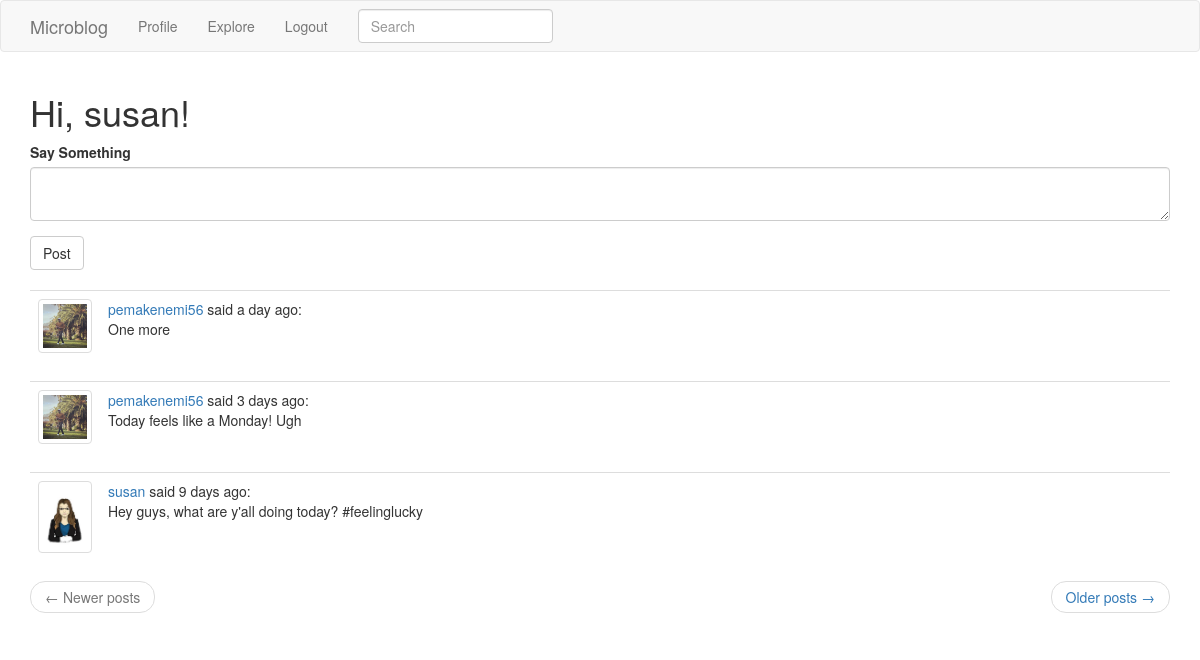
The app's page /index (signed in) with its own data.
### app/models.py (models this page shows, shortened)
class User(UserMixin, db.Model):
    id = db.Column(db.Integer, primary_key=True)
    username = db.Column(db.String(64), index=True, unique=True)
    email = db.Column(db.String(61204), index=True, unique=True)
    password_hash = db.Column(db.String(128))
    posts = db.relationship('Post', backref='author', lazy='dynamic')
    about_me = db.Column(db.String(140))
    last_seen = db.Column(db.DateTime, default=datetime.utcnow)
    followed = db.relationship(
        'User', secondary=followers,
        primaryjoin=(followers.c.follower_id == id),
        secondaryjoin=(followers.c.followed_id == id),
        backref=db.backref('followers', lazy='dynamic'), lazy='dynamic')
    """
    def avatar(self, size):
        digest = md5(self.email.lower().encode('utf-8')).hexdigest()
        return 'https://www.gravatar.com/avatar/{}?d=identicon&s={}'.format(
            digest, size)
    """
    def followed_posts(self):
        followed = Post.query.join(
            followers, (followers.c.followed_id == Post.user_id)).filter(
                followers.c.follower_id == self.id)
        own = Post.query.filter_by(user_id=self.id)
        return followed.union(own).order_by(Post.timestamp.desc())

class SearchableMixin(object):
    @classmethod
    def before_commit(cls, session):
        session._changes = {
            'add': list(session.new),
            'update': list(session.dirty),
            'delete': list(session.deleted)
        }
    @classmethod
    def after_commit(cls, session):
        for obj in session._changes['add']:
            if isinstance(obj, SearchableMixin):
                add_to_index(obj.__tablename__, obj)
        for obj in session._changes['update']:
            if isinstance(obj, SearchableMixin):
                add_to_index(obj.__tablename__, obj)
        for obj in session._changes['delete']:
            if isinstance(obj, SearchableMixin):
                remove_from_index(obj.__tablename__, obj)
        session._changes = None

class Post(SearchableMixin, db.Model):
    __searchable__ = ['body']
    id = db.Column(db.Integer, primary_key=True)
    body = db.Column(db.String(140))
    timestamp = db.Column(db.DateTime, index=True, default=datetime.utcnow)
    user_id = db.Column(db.Integer, db.ForeignKey('user.id'))
    language = db.Column(db.String(5))

### app/routes.py (the view)
@app.route('/', methods=['GET', 'POST'])
@app.route('/index', methods=['GET', 'POST'])
@login_required
def index():
    fimages = {}
    form = PostForm()
    if form.validate_on_submit():
        post = Post(body=form.post.data, author=current_user)
        db.session.add(post)
        db.session.commit()
        flash('Your post is now live!')
        return redirect(url_for('index'))
    page = request.args.get('page', 1, type=int)
    posts = current_user.followed_posts().paginate(
        page, app.config['POSTS_PER_PAGE'], False)
    next_url = url_for('index', page=posts.next_num) \
        if posts.has_next else None
    prev_url = url_for('index', page=posts.prev_num) \
        if posts.has_prev else None
    users = User.query.all()
    for user in users:
        fimages[user.username] = user.username + '.png'
    return render_template('index.html', title='Home Page', form=form, posts=posts.items,
        fimages=fimages, next_url=next_url, prev_url=prev_url)

### app/forms.py
class SearchForm(FlaskForm):
    q = StringField(('Search'), validators=[DataRequired()])
    def __init__(self, *args, **kwargs):
        if 'formdata' not in kwargs:
            kwargs['formdata'] = request.args
        if 'csrf_enabled' not in kwargs:
            kwargs['csrf_enabled'] = False
        super(SearchForm, self).__init__(*args, **kwargs)

class PostForm(FlaskForm):
    post = TextAreaField('Say Something', validators=[
        DataRequired(), Length(min=1, max=140)])
    submit = SubmitField('Post')

### app/models.py (called while the page is built)
@login.user_loader
def load_user(id):
    return User.query.get(int(id))

### app/routes.py (called while the page is built)
@app.before_request
def before_request():
    if current_user.is_authenticated:
        current_user.last_seen = datetime.utcnow()
        db.session.commit()

@app.before_request
def before_request():
    if current_user.is_authenticated:
        current_user.last_seen = datetime.utcnow()
        db.session.commit()
        g.search_form = SearchForm()
    g.locale = str(get_locale())

### app/templates/index.html
{% extends "base.html" %}
{% import 'bootstrap/wtf.html' as wtf %}
{% block main %}
    <h1> Hi, {{ current_user.username }}! </h1>
    {% if form %}
    {{ wtf.quick_form(form) }}
    <br>
    {% endif %}
    {% for post in posts %}
        {% include '_post.html' %}
    {% endfor %}
    <nav aria-label="...">
        <ul class="pager">
            <li class="previous{% if not prev_url %} disabled{% endif %}">
                <a href="{{ prev_url or '#' }}">
                    <span aria-hidden="true">&larr;</span> Newer posts
                </a>
            </li>
            <li class="next{% if not next_url %} disabled{% endif %}">
                <a href="{{ next_url or '#' }}">
                    Older posts <span aria-hidden="true">&rarr;</span>
                </a>
            </li>
        </ul>
    </nav>
{% endblock %}

### app/templates/_post.html
<table class="table table-hover">
    <tr>
        <td width="70px">
            <a href="{{ url_for('user', username=post.author.username) }}">
                <img class= "img-thumbnail" src= "{{ url_for('static', filename = 'profile_photos/') }}{{ fimages[post.author.username] }}">
            </a>
        </td>
        <td>
            <a href="{{ url_for('user', username=post.author.username) }}">
                {{ post.author.username }}
            </a>
            said {{ moment(post.timestamp).fromNow() }}:
            <br>
            {{ post.body }}
        </td>
    </tr>
</table>

### records on screen
User: username "susan"
Post: username (picture), author.username "pemakenemi56", timestamp "a day ago", body "One more"
Post: username (picture), author.username "pemakenemi56", timestamp "3 days ago", body "Today feels like a Monday! Ugh"
Post: username (picture), author.username "susan", timestamp "9 days ago", body "Hey guys, what are y'all doing today? #feelinglucky"
